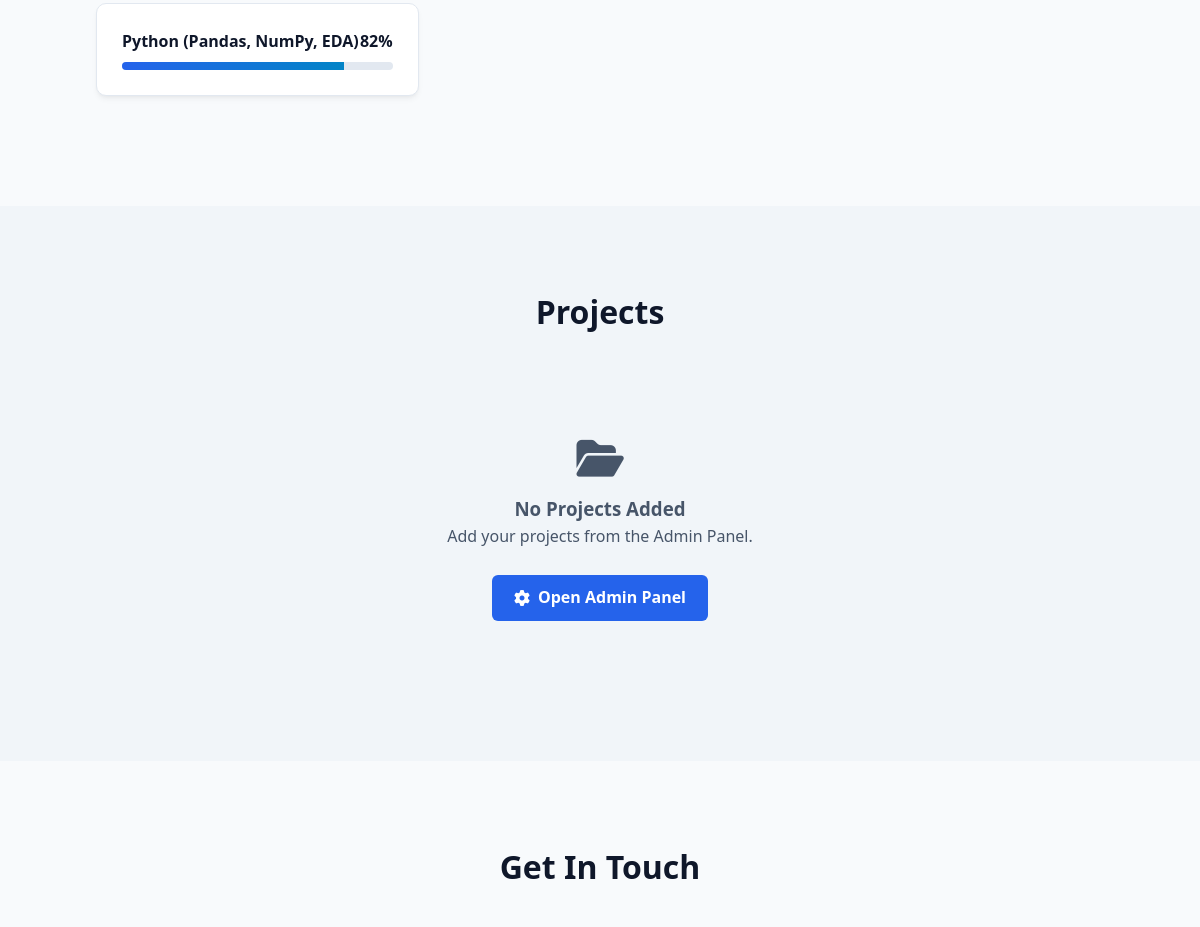
Before: / (middle part) with the older database file.
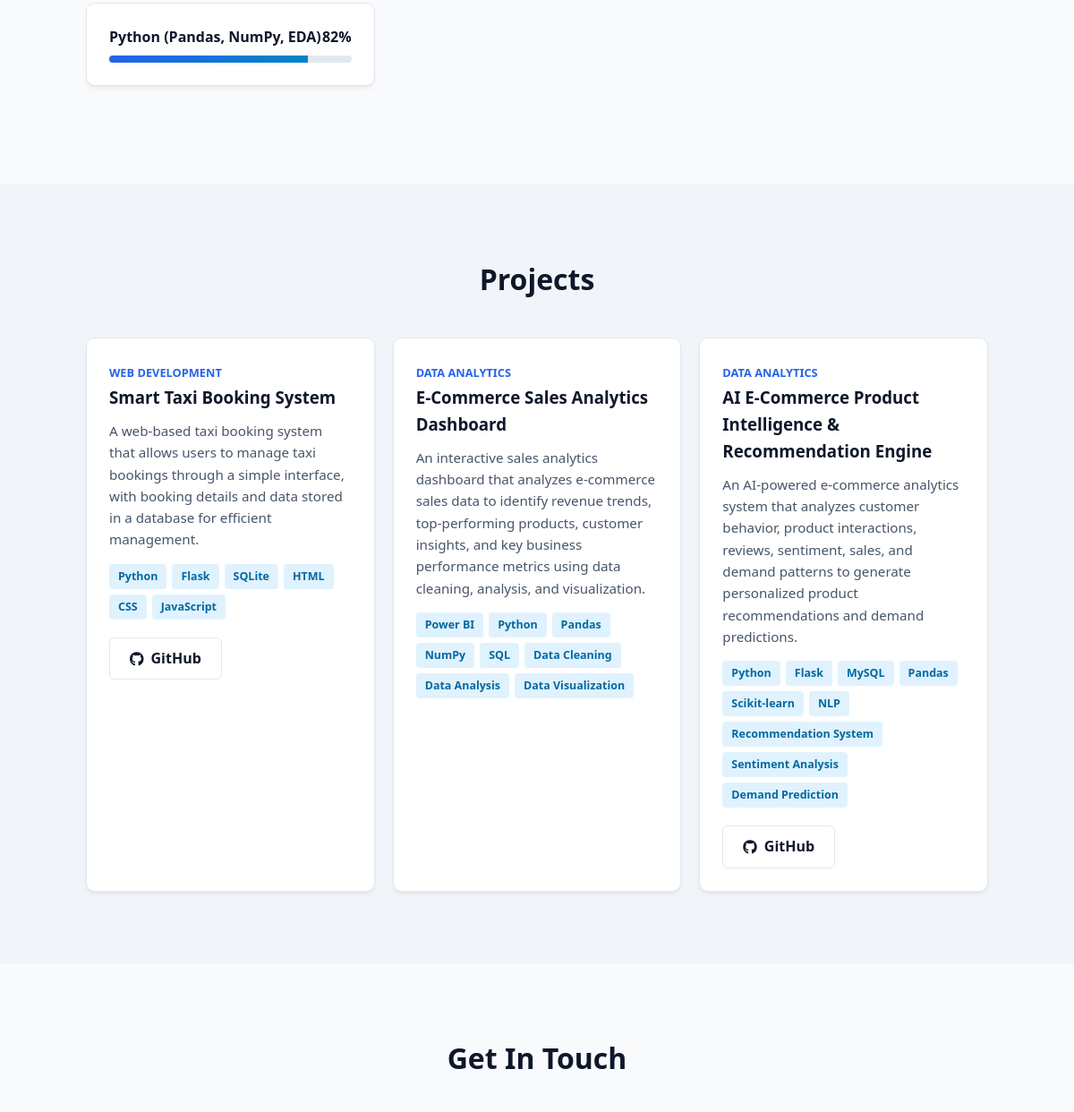
After: the same page with the newer database file.
### tables this page shows
CREATE TABLE projects (
            id INTEGER PRIMARY KEY AUTOINCREMENT,
            title TEXT NOT NULL,
            category TEXT NOT NULL,
            desc TEXT NOT NULL,
            tech TEXT NOT NULL,
            github TEXT,
            demo TEXT
        );

### app.py (the view)
@app.route('/')
def home():
    conn = get_db_connection()
    cursor = conn.cursor()
    cursor.execute('''
        SELECT
            id,
            title,
            category,
            desc,
            tech,
            github,
            demo
        FROM projects
        ORDER BY id DESC
    ''')
    raw_projects = cursor.fetchall()
    projects = []
    for project in raw_projects:
        tech_list = []
        if project['tech']:
            tech_list = [
                item.strip()
                for item in project['tech'].split(',')
                if item.strip()
            ]
        projects.append({
            'id': project['id'],
            'title': project['title'],
            'category': project['category'],
            'desc': project['desc'],
            'tech': tech_list,
            'github': project['github'] or '',
            'demo': project['demo'] or ''
        })
    cursor.execute('''
        SELECT id, name, level
        FROM skills
        ORDER BY id DESC
    ''')
    raw_skills = cursor.fetchall()
    skills = []
    for skill in raw_skills:
        skills.append({
            'id': skill['id'],
            'name': skill['name'],
            'level': skill['level']
        })
    conn.close()
    return render_template(
        'index.html',
        projects=projects,
        skills=skills
    )

### app.py (called while the page is built)
def get_db_connection():
    conn = sqlite3.connect(DB_PATH)
    conn.row_factory = sqlite3.Row
    return conn

### templates/index.html (shortened to what the changed rows need)
<!DOCTYPE html>
<html lang="en">
<head>
    <link
        rel="stylesheet"
        href="{{ url_for('static', filename='css/style.css') }}"
    >
    <link
        rel="stylesheet"
        href="https://cdnjs.cloudflare.com/ajax/libs/font-awesome/6.4.0/css/all.min.css"
    >
</head>
<body>
<section
    id="projects"
    class="section bg-alt"
>
    <h2 class="section-title">
        Projects
    </h2>
    <div class="projects-grid">
        {% if projects %}
            {% for project in projects %}
                <article class="project-card">
                    <span class="tag">
                        {{ project.category }}
                    </span>
                    <h3>
                        {{ project.title }}
                    </h3>
                    <p>
                        {{ project.desc }}
                    </p>
                    {% if project.tech %}
                        <div class="tech-stack">
                            {% for tech in project.tech %}
                                {% if tech|trim %}
                                    <span class="tech-pill">
                                        {{ tech|trim }}
                                    </span>
                                {% endif %}
                            {% endfor %}
                        </div>
                    {% endif %}
                    {% if project.github
                          and project.github != '#'
                          or project.demo
                          and project.demo != '#' %}
                        <div
                            style="
                                display:flex;
                                gap:10px;
                                margin-top:20px;
                                flex-wrap:wrap;
                            "
                        >
                            {% if project.github
                                  and project.github != '#' %}
                                <a
                                    href="{{ project.github }}"
                                    target="_blank"
                                    rel="noopener noreferrer"
                                    class="btn secondary-btn"
                                >
                                    <i class="fa-brands fa-github"></i>
                                    GitHub
                                </a>
                            {% endif %}
                        </div>
                    {% endif %}
                </article>
            {% endfor %}
        {% else %}
            <div
                style="
                    grid-column:1 / -1;
                    text-align:center;
                    padding:60px 20px;
                    color:var(--text-muted);
                "
            >
                <i
                    class="fa-solid fa-folder-open"
                    style="
                        font-size:42px;
                        margin-bottom:15px;
                    "
                ></i>
                <h3>
                    No Projects Added
                </h3>
                <p>
                    Add your projects from the Admin Panel.
                </p>
                <br>
                <a
                    href="{{ url_for('admin') }}"
                    class="btn primary-btn"
                >
                    <i class="fa-solid fa-gear"></i>
                    Open Admin Panel
                </a>
            </div>
        {% endif %}
    </div>
</section>
<section
    id="contact"
    class="section"
>
    <h2 class="section-title">
        Get In Touch
    </h2>
</section>
</body>
</html>

Changed rows visible on the page:
added projects: category "WEB DEVELOPMENT", title "Smart Taxi Booking System", desc "A web-based taxi booking system that allows users to manage taxi bookings through a simple interface, with booking details and data stored in a database for efficient management.", tech "Python" "Flask" "SQLite" "HTML" "CSS" "JavaScript"
added projects: category "DATA ANALYTICS", title "E-Commerce Sales Analytics Dashboard", desc "An interactive sales analytics dashboard that analyzes e-commerce sales data to identify revenue trends, top-performing products, customer insights, and key business performance metrics using data cleaning, analysis, and visualization.", tech "Power BI" "Python" "Pandas" "NumPy" "SQL" "Data Cleaning" "Data Analysis" "Data Visualization"
added projects: category "DATA ANALYTICS", title "AI E-Commerce Product Intelligence & Recommendation Engine", desc "An AI-powered e-commerce analytics system that analyzes customer behavior, product interactions, reviews, sentiment, sales, and demand patterns to generate personalized product recommendations and demand predictions.", tech "Python" "Flask" "MySQL" "Pandas" "Scikit-learn" "NLP" "Recommendation System" "Sentiment Analysis" "Demand Prediction"
Other visible differences:
text no longer shown: "No Projects Added Add your projects from the Admin Panel. Open Admin Panel"
